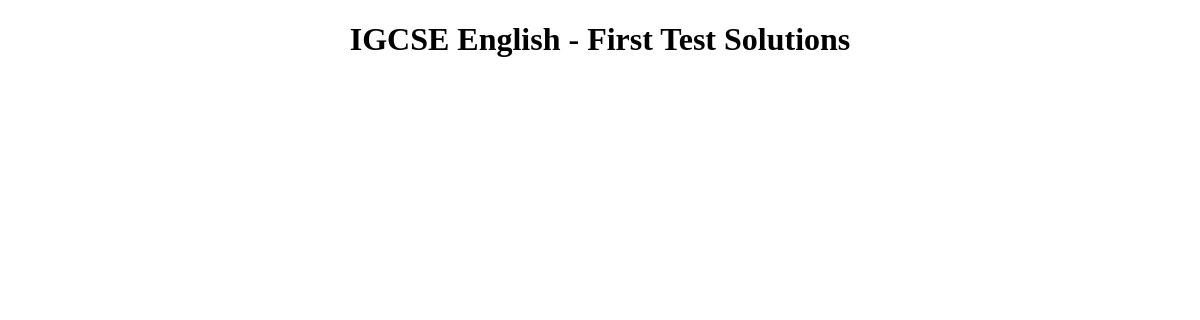
The page /course/3/paper/7/solutions_printable on the database as committed earlier.
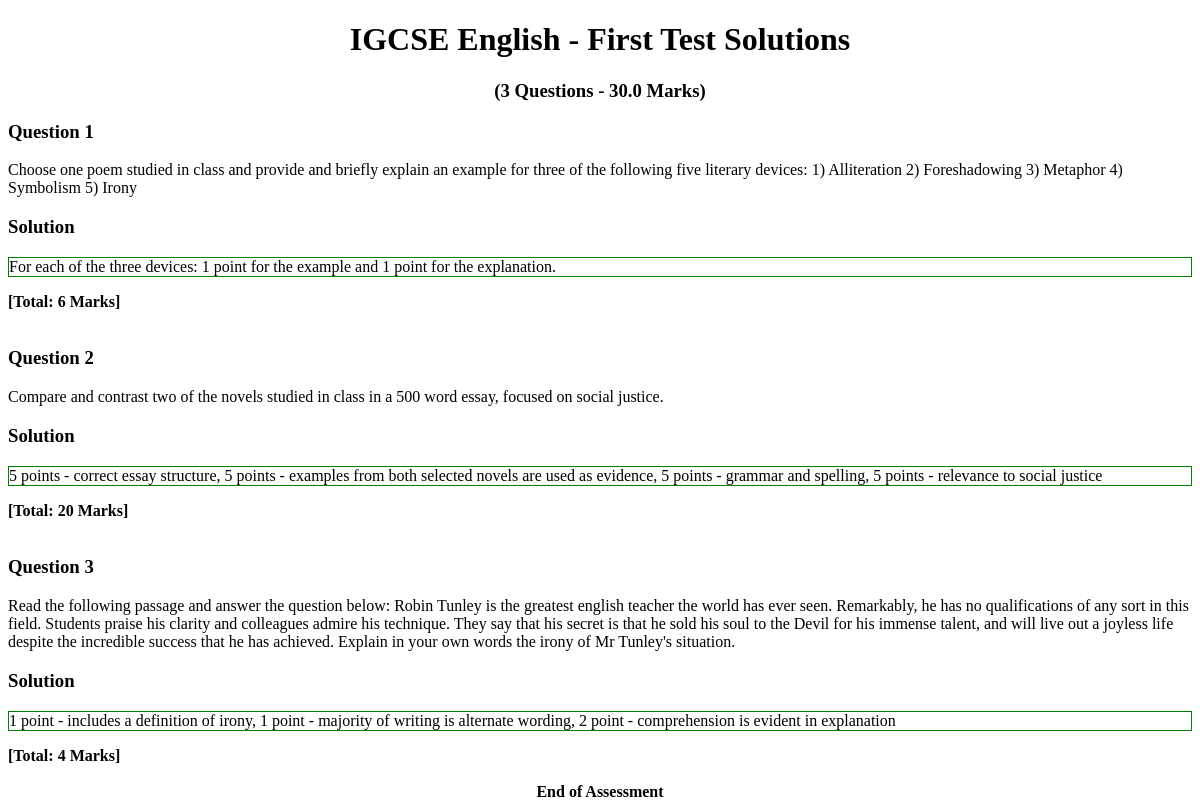
The same page on the database as committed later.
### alchemy/models.py (models this page shows, shortened)
class Course(db.Model):
    __tablename__ = 'course'
    id = db.Column(db.Integer, primary_key=True)
    name = db.Column(db.String(20), nullable=False)
    department_id = db.Column(db.Integer, db.ForeignKey('department.id'))
    questions = db.relationship('Question', backref = 'q_course')
    tags = db.relationship('Tag', backref='tag_course')
    clazzes = db.relationship('Clazz', backref='course')
    papers = db.relationship('Paper', backref='course')
    grade_levels = db.relationship('GradeLevel', backref='grade_levels')
    assessment_categories = db.relationship('AssessmentCategory', backref='assessment_categories')
    checkpoints = db.relationship('Checkpoint', backref='course')

class Paper(db.Model):
    __tablename__ = 'paper'
    id = db.Column(db.Integer, primary_key=True)
    title = db.Column(db.String(50), nullable=False)
    scores = db.relationship('Score', backref='paper')
    paper_questions = db.relationship('PaperQuestion',
            order_by='PaperQuestion.order_number',
            collection_class=ordering_list('order_number', count_from=1))
    course_id = db.Column(db.Integer, db.ForeignKey('course.id'))
    category_id = db.Column(db.Integer, db.ForeignKey('assessment_category.id'), nullable=False)
    category = db.relationship('AssessmentCategory', back_populates='papers')
    checkpoints = db.relationship('Checkpoint', secondary=checkpoints_papers, back_populates='papers')
    @sqlalchemy.orm.reconstructor
    def __paper_construct__(self):
        self.build_profile()
    def question_objects(self):
        question_objects_list = []
        for question in self.paper_questions:
            question_objects_list.append(question.question)
        return question_objects_list
    def has_mc_questions(self):
        has_mc_questions = False
        for question in self.question_objects():
            if question.is_multiple_choice():
                return True
        else:
            return False
    def has_oa_questions(self):
        has_oa_questions = False
        for question in self.question_objects():
            if not question.is_multiple_choice():
                return True
        else:
            return False
    def get_oa_paper_questions(self):
        return [paper_question for paper_question in self.paper_questions if not paper_question.question.is_multiple_choice()]
    def build_profile(self):
        self.profile = paper_profile.PaperProfile()
        self.profile.total_questions = len(self.paper_questions)
        tag_list = []
        for pq in self.paper_questions:
            if len(pq.question.all_solutions) > 1:
                self.profile.total_mc_questions += 1
                self.profile.total_mc_points += pq.question.points
            elif len(pq.question.all_solutions) == 1:
                self.profile.total_oa_questions += 1
                self.profile.total_oa_points += pq.question.points
            else:
                pass
            self.profile.total_points += pq.question.points
            for tag in pq.question.tags:
                if tag not in tag_list:
                    tag_list.append(tag)
        if self.profile.total_mc_questions > 0:
            self.profile.has_mc_questions = True
        if self.profile.total_points != 0:
            self.profile.mcq_points_norm_ratio = round(self.profile.total_mc_points/self.profile.total_points*100, 1)
            self.profile.oaq_points_norm_ratio = round(self.profile.total_oa_points/self.profile.total_points*100, 1)
        for tag in tag_list:
            new_tag_profile = paper_profile.build_tag_profile(self, tag)
            new_tag_profile.calculate_q_percentage(self.profile)
            new_tag_profile.calculate_p_percentage(self.profile)
            self.profile.tag_profile_list.append(new_tag_profile)

class PaperQuestion(db.Model):
    __tablename__ = 'paper_question'
    paper_id = db.Column(db.Integer, db.ForeignKey('paper.id'), primary_key=True)
    question_id = db.Column(db.Integer, db.ForeignKey('question.id'), primary_key=True)
    order_number = db.Column(db.Integer)
    question = db.relationship('Question', back_populates='papers')
    paper = db.relationship('Paper', back_populates='paper_questions')

class Question(db.Model):
    __tablename__ = 'question'
    id = db.Column(db.Integer, primary_key=True)
    content = db.Column(db.String(), nullable=False)
    all_solutions = db.relationship('Solution',
            backref="question",
            order_by='Solution.order_number',
            collection_class=ordering_list('order_number'))
    correct_solution_index = db.Column(db.Integer)
    points = db.Column(db.Float(), nullable=False)
    course_id = db.Column(db.Integer, db.ForeignKey('course.id'), nullable=False)
    tags = db.relationship('Tag', secondary=questions_tags, back_populates='questions')
    papers = db.relationship('PaperQuestion', back_populates='question')
    scores = db.relationship('Score', backref='question')
    image_id = db.Column(db.Integer, db.ForeignKey('image.id'))
    image = db.relationship("Image", back_populates='questions')
    def get_solution(self):
        if len(self.all_solutions) == 0:
            raise ValueError('all_solutions should never be empty')
        if len(self.all_solutions) == 1:
            return self.all_solutions[0]
    def is_multiple_choice(self):
        return len(self.all_solutions) > 1

class Solution(db.Model):
    __tablename__ = 'solution'
    id = db.Column(db.Integer, primary_key=True)
    question_id = db.Column(db.Integer, db.ForeignKey('question.id'))
    content = db.Column(db.String(), nullable=False)
    order_number = db.Column(db.Integer)

### alchemy/views/paper.py (the view)
@bp_paper.route('/solutions_printable')
@auth_manager.require_group
def solutions_printable():
    return flask.render_template('course/paper/solutions_printable.html')

### alchemy/__init__.py (called while the page is built)
@application.template_filter('prettify_number')
def prettify_number(arg):
    if arg is None:
        return ''
    if type(arg) == float and int(arg) == arg:
        return int(arg)
    return arg

### alchemy/auth_manager.py (called while the page is built)
def auth_enabled():
    return False

def require_group(func):
    @functools.wraps(func)
    def deco(*args, **kwargs):
        if not auth_enabled():
            g.current_user = None
        elif flask_jwt_extended.verify_jwt_in_request(optional=True):
            g.current_user = flask_jwt_extended.get_current_user()
        else:
            flask.abort(401)
        return func(*args, **kwargs)
    return deco

### alchemy/views/course.py (called while the page is built)
@bp_course.url_value_preprocessor
def url_value_preprocessor(endpoint, values):
    g.course = models.Course.query.get_or_404(values.pop('course_id'))
    g.department = models.Department.query.get_or_404(g.course.department_id)
    g.school = models.School.query.get_or_404(g.department.school_id)

@bp_course.before_request
def before_request():
    if 'html_title' not in g:
        g.html_title = f'Course - {g.course.name}'

### alchemy/views/paper.py (called while the page is built)
@bp_paper.url_value_preprocessor
def url_value_preprocessor(endpoint, values):
    paper_id = int(values.pop('paper_id', 0))
    if paper_id ==  0:
        g.paper = None  # We are creating a new paper
    else:
        g.paper = models.Paper.query.get_or_404(paper_id)

@bp_paper.before_request
def before_request():
    if g.paper is None:
        g.html_title = f'{g.course.name} - New assessment'
    else:
        g.html_title = f'{g.course.name} - {g.paper.title}'

### alchemy/views/profile.py (called while the page is built)
def build_tag_profile(paper, primary_tag):
    allocated_questions = 0
    allocated_points = 0
    for paper_question in paper.paper_questions:
        for tag in paper_question.question.tags:
            if tag.name == primary_tag.name:
                allocated_questions += 1
                allocated_points += paper_question.question.points
    tag_profile = TagProfile(primary_tag, allocated_questions, allocated_points)
    return tag_profile

    def calculate_q_percentage(self, paper_profile):
        q_percentage = self.allocated_questions/paper_profile.total_questions*100
        self.question_percentage = round(q_percentage, 1)

    def calculate_p_percentage(self, paper_profile):
        p_percentage = self.allocated_points/paper_profile.total_points*100
        self.points_percentage = round(p_percentage, 1)

### alchemy/templates/course/paper/solutions_printable.html (shortened to what this page needs)
<!DOCTYPE html>
<html lang="en" dir="ltr">
  <head>
  </head>
  <body>
    <h1 style="text-align:center">{{ g.course.name }} - {{ g.paper.title }} Solutions</h1>
    {% if g.paper.has_oa_questions() and not g.paper.has_mc_questions() %}
      <center><h3>({{ g.paper.paper_questions|length }} Questions - {{ g.paper.profile.total_points }} Marks)</h3></center>
      {% for oa_paper_question in g.paper.get_oa_paper_questions() %}
        <h3>Question {{ oa_paper_question.order_number }}</h3>
        <p>{{ oa_paper_question.question.content }}</p>
        <h3>Solution</h3>
        <p style="border: 1px solid green; border-collapse: collapse;">{{ oa_paper_question.question.get_solution().content }}</p>
        <b>[Total: {{ oa_paper_question.question.points | prettify_number }} Marks]</b>
        <br>
        <br>
      {% endfor %}
      <center><b>End of Assessment<b></center>
    {% endif %}
  </body>
</html>

Rows that differ between the two databases and show on the page:
added PaperQuestion: order_number "1", question.content "Choose one poem studied in class and provide and briefly explain an example for three of the following five literary devices: 1) Alliteration 2) Foreshadowing 3) Metaphor 4) Symbolism 5) Irony", question.get_solution "For each of the three devices: 1 point for the example and 1 point for the explanation.", question.points|prettify_number "6"
added PaperQuestion: order_number "2", question.content "Compare and contrast two of the novels studied in class in a 500 word essay, focused on social justice.", question.get_solution "5 points - correct essay structure, 5 points - examples from both selected novels are used as evidence, 5 points - grammar and spelling, 5 points - relevance to social justice", question.points|prettify_number "20"
added PaperQuestion: order_number "3", question.content "Read the following passage and answer the question below: Robin Tunley is the greatest english teacher the world has ever seen. Remarkably, he has no qualifications of any sort in this field. Students praise his clarity and colleagues admire his technique. They say that his secret is that he sold his soul to the Devil for his immense talent, and will live out a joyless life despite the incredible success that he has achieved. Explain in your own words the irony of Mr Tunley's situation.", question.get_solution "1 point - includes a definition of irony, 1 point - majority of writing is alternate wording, 2 point - comprehension is evident in explanation", question.points|prettify_number "4"
Other text that changed with them:
{{ g.paper.paper_questions|length }}: (not shown) → "3"
{{ g.paper.profile.total_points }}: (not shown) → "30.0"
text now shown: "( Questions - Marks) End of Assessment"
